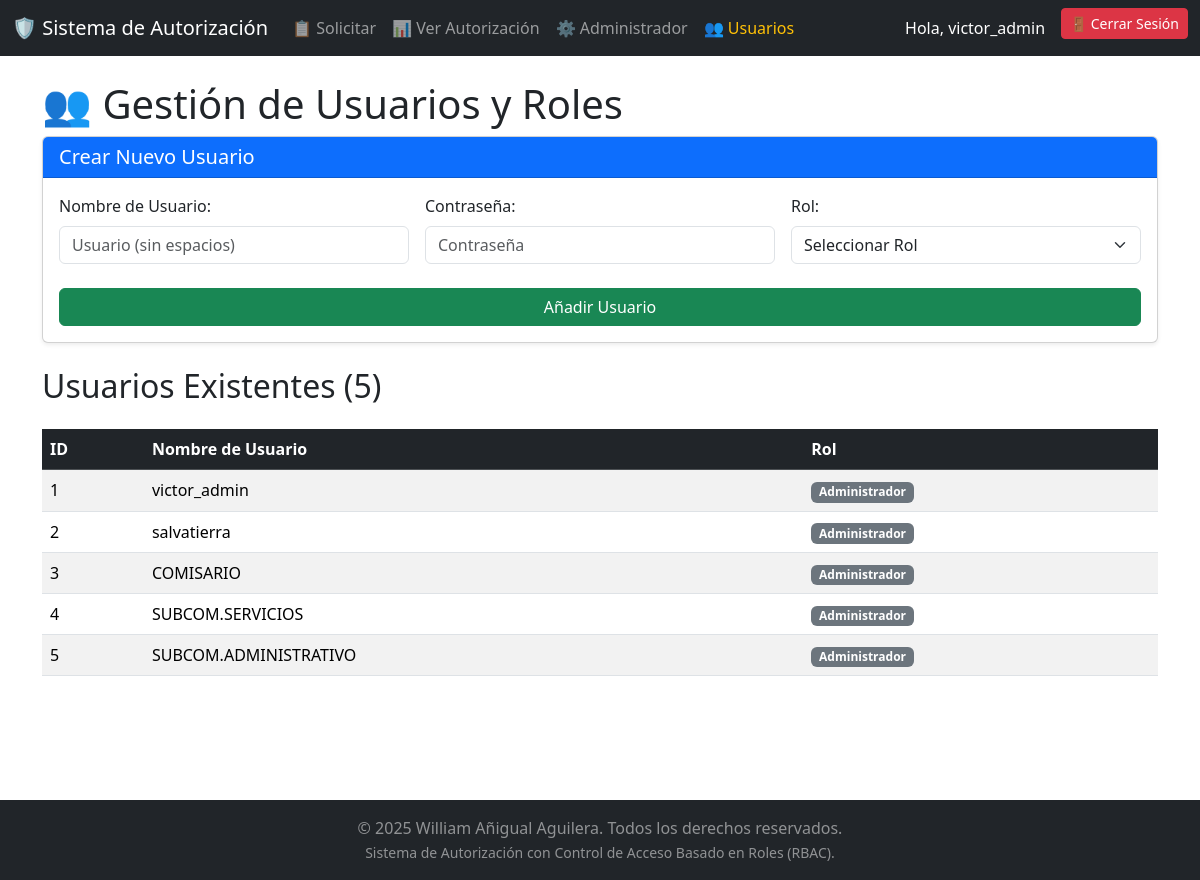
The app's page /gestionar_usuarios (signed in), older data.
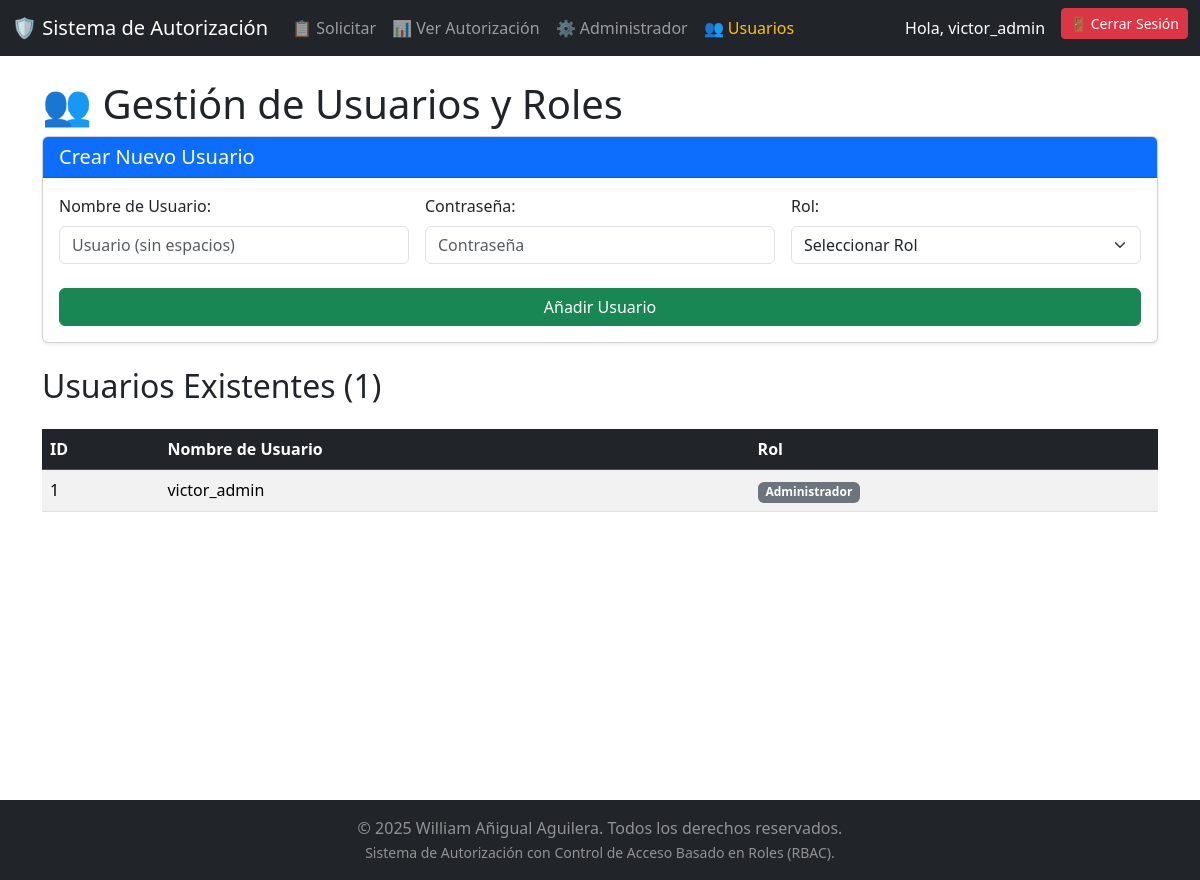
The same page, newer data.
### app.py (models this page shows, shortened)
class Usuario(UserMixin, db.Model):
    id = db.Column(db.Integer, primary_key=True)
    username = db.Column(db.String(80), unique=True, nullable=False)
    password_hash = db.Column(db.String(128))
    rol = db.Column(db.String(80), nullable=False)

### app.py (the view, shortened to what this page needs)
@app.route('/gestionar_usuarios', methods=['GET', 'POST'])
@login_required
def gestionar_usuarios():
    if not tiene_permiso("gestionar_usuarios"):
         return "Acceso Denegado. No tienes permiso para gestionar usuarios.", 403
    usuarios_existentes = Usuario.query.all()
    roles_disponibles = sorted(ROLES.keys())
    return render_template('gestionar_usuarios.html',
                           usuarios=usuarios_existentes,
                           roles=roles_disponibles,
                           current_user=current_user)

### app.py (called while the page is built)
@login_manager.user_loader
def load_user(user_id):
    return Usuario.query.get(int(user_id))

def tiene_permiso(permiso_requerido):
    if not current_user.is_authenticated:
        return False
    rol_del_usuario = current_user.rol
    permisos_del_rol = ROLES.get(rol_del_usuario, [])
    return permiso_requerido in permisos_del_rol

### templates/gestionar_usuarios.html (shortened to what this page needs)
<!DOCTYPE html>
<html lang="es">
<head>
    <link href="https://cdn.jsdelivr.net/npm/bootstrap@5.3.3/dist/css/bootstrap.min.css"
          rel="stylesheet">
    <link rel="stylesheet" href="{{ url_for('static', filename='styles.css') }}">
</head>
<body>
    <div class="wrapper">
        <nav class="navbar navbar-expand-lg navbar-dark bg-dark">
            <div class="container-fluid">
                <a class="navbar-brand" href="/solicitudes">🛡️ Sistema de Autorización</a>
                <div class="collapse navbar-collapse" id="navbarNav">
                    <ul class="navbar-nav me-auto mb-2 mb-lg-0">
                        <li class="nav-item"><a class="nav-link" href="/">📋 Solicitar</a></li>
                        <li class="nav-item"><a class="nav-link" href="/solicitudes">📊 Ver Autorización</a></li>
                        {% if current_user.is_authenticated and current_user.rol == 'Administrador' %}
                        <li class="nav-item"><a class="nav-link" href="/admin">⚙️ Administrador</a></li>
                        <li class="nav-item"><a class="nav-link active text-warning" href="/gestionar_usuarios">👥 Usuarios</a></li>
                        {% endif %}
                    </ul>
                    <ul class="navbar-nav">
                        {% if current_user.is_authenticated %}
                        <li class="nav-item"><span class="nav-link text-white">Hola, {{ current_user.username }}</span></li>
                        <li class="nav-item"><a class="btn btn-danger btn-sm ms-2" href="/logout">🚪 Cerrar Sesión</a></li>
                        {% else %}
                        <li class="nav-item"><a class="btn btn-success btn-sm" href="/login">🔑 Iniciar Sesión</a></li>
                        {% endif %}
                    </ul>
                </div>
            </div>
        </nav>
        <div class="content container py-4">
            <h1>👥 Gestión de Usuarios y Roles</h1>
            <div class="card mb-4 shadow-sm">
                <div class="card-header bg-primary text-white">
                    <h5 class="mb-0">Crear Nuevo Usuario</h5>
                </div>
                <div class="card-body">
                    <form method="POST" action="{{ url_for('gestionar_usuarios') }}" class="row g-3">
                        <div class="col-md-4">
                            <label for="username" class="form-label">Nombre de Usuario:</label>
                            <input type="text" id="username" name="username" placeholder="Usuario (sin espacios)" class="form-control" required>
                        </div>
                        <div class="col-md-4">
                            <label for="password" class="form-label">Contraseña:</label>
                            <input type="password" id="password" name="password" placeholder="Contraseña" class="form-control" required>
                        </div>
                        <div class="col-md-4">
                            <label for="rol" class="form-label">Rol:</label>
                            <select id="rol" name="rol" class="form-select" required>
                                <option value="" disabled selected>Seleccionar Rol</option>
                            </select>
                        </div>
                        <div class="col-12 mt-4">
                            <button type="submit" class="btn btn-success w-100">Añadir Usuario</button>
                        </div>
                    </form>
                </div>
            </div>
            <h2 class="mt-4">Usuarios Existentes ({{ usuarios | length }})</h2>
            <div class="table-responsive">
                <table class="table table-striped table-hover mt-3">
                    <thead class="table-dark">
                        <tr>
                            <th>ID</th>
                            <th>Nombre de Usuario</th>
                            <th>Rol</th>
                        </tr>
                    </thead>
                    <tbody>
                        {% for user in usuarios %}
                        <tr>
                            <td>{{ user.id }}</td>
                            <td>{{ user.username }}</td>
                            <td><span class="badge bg-secondary">{{ user.rol }}</span></td>
                        </tr>
                        {% endfor %}
                    </tbody>
                </table>
            </div>
        </div>
    </div> {% include 'footer.html' %}
</body>
</html>

### templates/footer.html (shortened to what this page needs)
<footer class="bg-dark text-white-50 py-3 mt-auto">
    <div class="container text-center">
        <p class="mb-0">
            &copy; 2025 William Añigual Aguilera. Todos los derechos reservados.
            <br>
            <small>Sistema de Autorización con Control de Acceso Basado en Roles (RBAC).</small>
        </p>
    </div>
</footer>

### static/styles.css (style rules this page uses)
html { box-sizing: border-box; }
*, *::before, *::after { box-sizing: inherit; }
html, body { height: 100%; margin: 0; }
.wrapper { min-height: 100vh; display: flex; flex-direction: column; }
.content { flex-grow: 1; }

Row changes from the older to the newer data that the page shows:
removed Usuario: id "2", username "salvatierra", rol "Administrador"
removed Usuario: id "3", username "COMISARIO", rol "Administrador"
removed Usuario: id "4", username "SUBCOM.SERVICIOS", rol "Administrador"
removed Usuario: id "5", username "SUBCOM.ADMINISTRATIVO", rol "Administrador"
Text that changed along with them:
{{ usuarios | length }}: "5" → "1"
